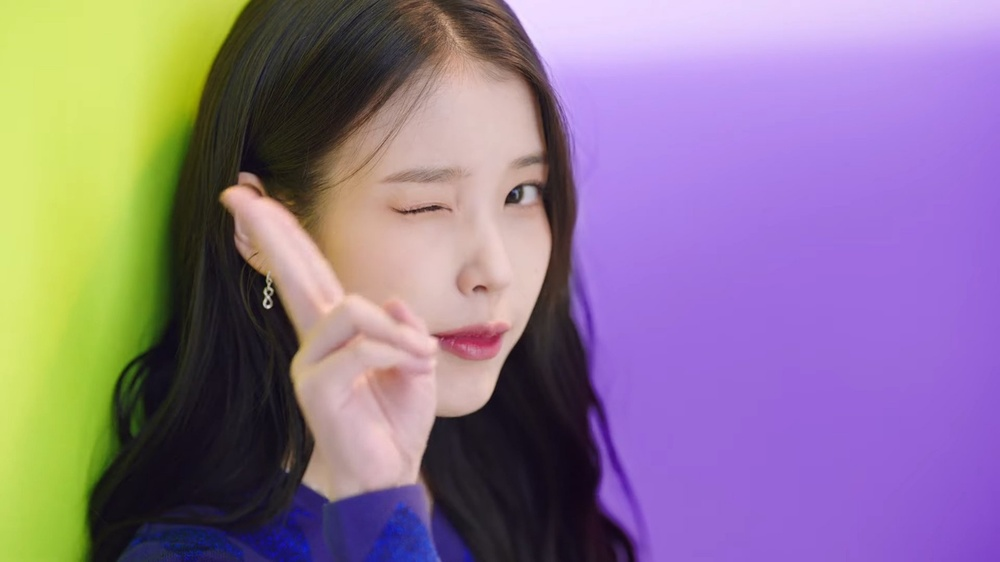
#> input picture iu.jpg, 1000 x 562 px, shrunk from 1536 x 864 before the run
$ python opencv5.py
#> lines starting #> are read from the running program, lines starting #| are printed output that depends on the picture
# OpenCV 5강: 대칭(filp, symmetry)
# R^2(2차원 유클리드 공간) 위의 선형 변환

import cv2

#이미지 읽어오기
src = cv2.imread("iu.jpg", cv2.IMREAD_ANYCOLOR)
#> src is the input picture: shape (562, 1000, 3); mean B, G, R 144.8, 119.9, 142

#이미지 대칭(cv2.flip(src, flipcode))
##flipcode < 0: XY축 대칭/flipcode = 0: X축 대칭/flipcode > 0: Y축 대칭
dst = cv2.flip(src, -1)
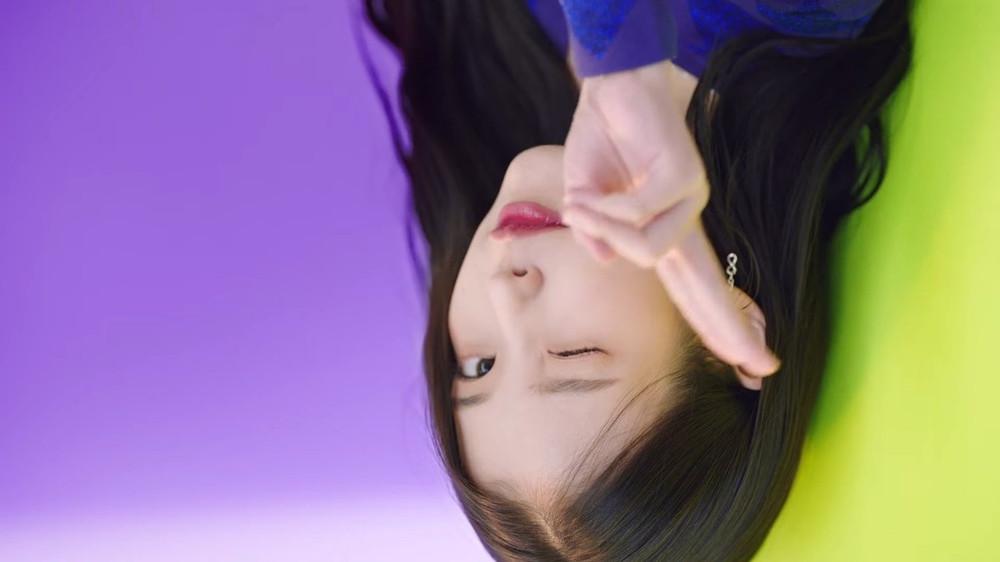
#> dst: shape (562, 1000, 3); mean B, G, R 144.8, 119.9, 142

cv2.imshow("src", src)
#대칭된 이미지 출력
cv2.imshow("dst", dst)
# 이미지 저장은 imwrite
cv2.imwrite('sym.jpg', dst)
cv2.waitKey()
cv2.destroyAllWindows()
